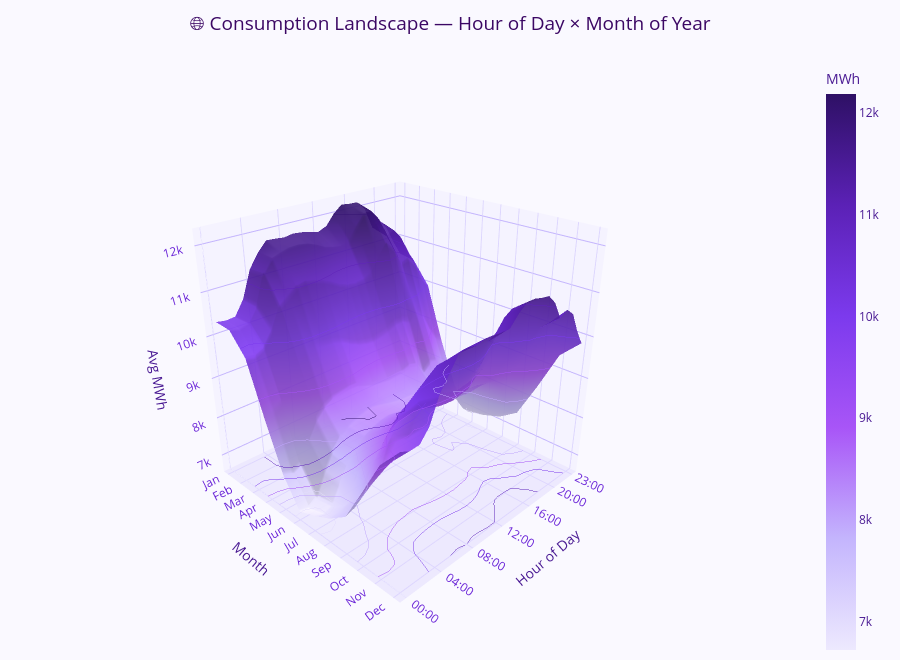

Write notebook code for a chart like this one.
### Markdown cell above
## 7. 🌐 3D Surface — Hour × Month Consumption Landscape

### Code cell
pivot = df.groupby(['hour','month'])['consumption'].mean().unstack()
Z = pivot.values
X, Y = np.meshgrid(np.arange(1, 13), np.arange(0, 24))

fig5 = go.Figure(go.Surface(
    z=Z, x=X, y=Y,
    colorscale=[
        [0.0,  '#EDE9FE'],
        [0.2,  '#C4B5FD'],
        [0.4,  '#A855F7'],
        [0.6,  '#7C3AED'],
        [0.8,  '#5B21B6'],
        [1.0,  '#2E1065'],
    ],
    opacity=0.92,
    contours=dict(
        z=dict(show=True, usecolormap=True, highlightcolor='white', project_z=True)
    ),
    hovertemplate='Month: %{x}<br>Hour: %{y}:00<br>Avg: %{z:,.0f} MWh<extra></extra>',
    showscale=True,
    colorbar=dict(
        title=dict(text='MWh', font=dict(color='#4C1D95')),
        tickfont=dict(color='#4C1D95')
    )
))

fig5.update_layout(
    title=dict(
        text='🌐 Consumption Landscape — Hour of Day × Month of Year',
        font=dict(size=19, color='#3B0764'), x=0.5
    ),
    scene=dict(
        xaxis=dict(
            title='Month',
            tickvals=list(range(1,13)),
            ticktext=['Jan','Feb','Mar','Apr','May','Jun','Jul','Aug','Sep','Oct','Nov','Dec'],
            backgroundcolor='#F5F3FF', gridcolor='#DDD6FE', tickfont=dict(color='#6D28D9')
        ),
        yaxis=dict(
            title='Hour of Day',
            tickvals=[0,4,8,12,16,20,23],
            ticktext=['00:00','04:00','08:00','12:00','16:00','20:00','23:00'],
            backgroundcolor='#F5F3FF', gridcolor='#DDD6FE', tickfont=dict(color='#6D28D9')
        ),
        zaxis=dict(
            title='Avg MWh',
            backgroundcolor='#EDE9FE', gridcolor='#C4B5FD', tickfont=dict(color='#6D28D9')
        ),
        bgcolor='#FAF9FF',
        camera=dict(eye=dict(x=1.7, y=-1.7, z=1.2))
    ),
    paper_bgcolor='#FAF9FF',
    font=dict(color='#4C1D95'),
    height=660,
    margin=dict(l=0, r=100, t=60, b=0)
)

fig5.show()
print('💡 Peaks = high demand hours/months | Valleys = low usage | Hover for exact MWh')

### Figure 1 — Plotly figure (JSON) as saved in the notebook; plotly's stock layout.template omitted (floating-point values rounded to 4 significant figures; data arrays with more than 128 entries replaced by an {"elided": "..."} marker saying what was removed)
{"data": [{"colorbar": {"tickfont": {"color": "#4C1D95"}, "title": {"font": {"color": "#4C1D95"}, "text": "MWh"}}, "colorscale": [[0, "#EDE9FE"], [0.2, "#C4B5FD"], [0.4, "#A855F7"], [0.6, "#7C3AED"], [0.8, "#5B21B6"], [1, "#2E1065"]], "contours": {"z": {"highlightcolor": "white", "project": {"z": true}, "show": true, "usecolormap": true}}, "hovertemplate": "Month: %{x}<br>Hour: %{y}:00<br>Avg: %{z:,.0f} MWh<extra></extra>", "opacity": 0.92, "showscale": true, "type": "surface", "x": {"elided": "24x12 int values"}, "y": {"elided": "24x12 int values"}, "z": {"elided": "24x12 float values"}}], "layout": {"font": {"color": "#4C1D95"}, "height": 660, "margin": {"b": 0, "l": 0, "r": 100, "t": 60}, "paper_bgcolor": "#FAF9FF", "scene": {"bgcolor": "#FAF9FF", "camera": {"eye": {"x": 1.7, "y": -1.7, "z": 1.2}}, "xaxis": {"backgroundcolor": "#F5F3FF", "gridcolor": "#DDD6FE", "tickfont": {"color": "#6D28D9"}, "ticktext": ["Jan", "Feb", "Mar", "Apr", "May", "Jun", "Jul", "Aug", "Sep", "Oct", "Nov", "Dec"], "tickvals": [1, 2, 3, 4, 5, 6, 7, 8, 9, 10, 11, 12], "title": {"text": "Month"}}, "yaxis": {"backgroundcolor": "#F5F3FF", "gridcolor": "#DDD6FE", "tickfont": {"color": "#6D28D9"}, "ticktext": ["00:00", "04:00", "08:00", "12:00", "16:00", "20:00", "23:00"], "tickvals": [0, 4, 8, 12, 16, 20, 23], "title": {"text": "Hour of Day"}}, "zaxis": {"backgroundcolor": "#EDE9FE", "gridcolor": "#C4B5FD", "tickfont": {"color": "#6D28D9"}, "title": {"text": "Avg MWh"}}}, "title": {"font": {"color": "#3B0764", "size": 19}, "text": "🌐 Consumption Landscape — Hour of Day × Month of Year", "x": 0.5}}}
